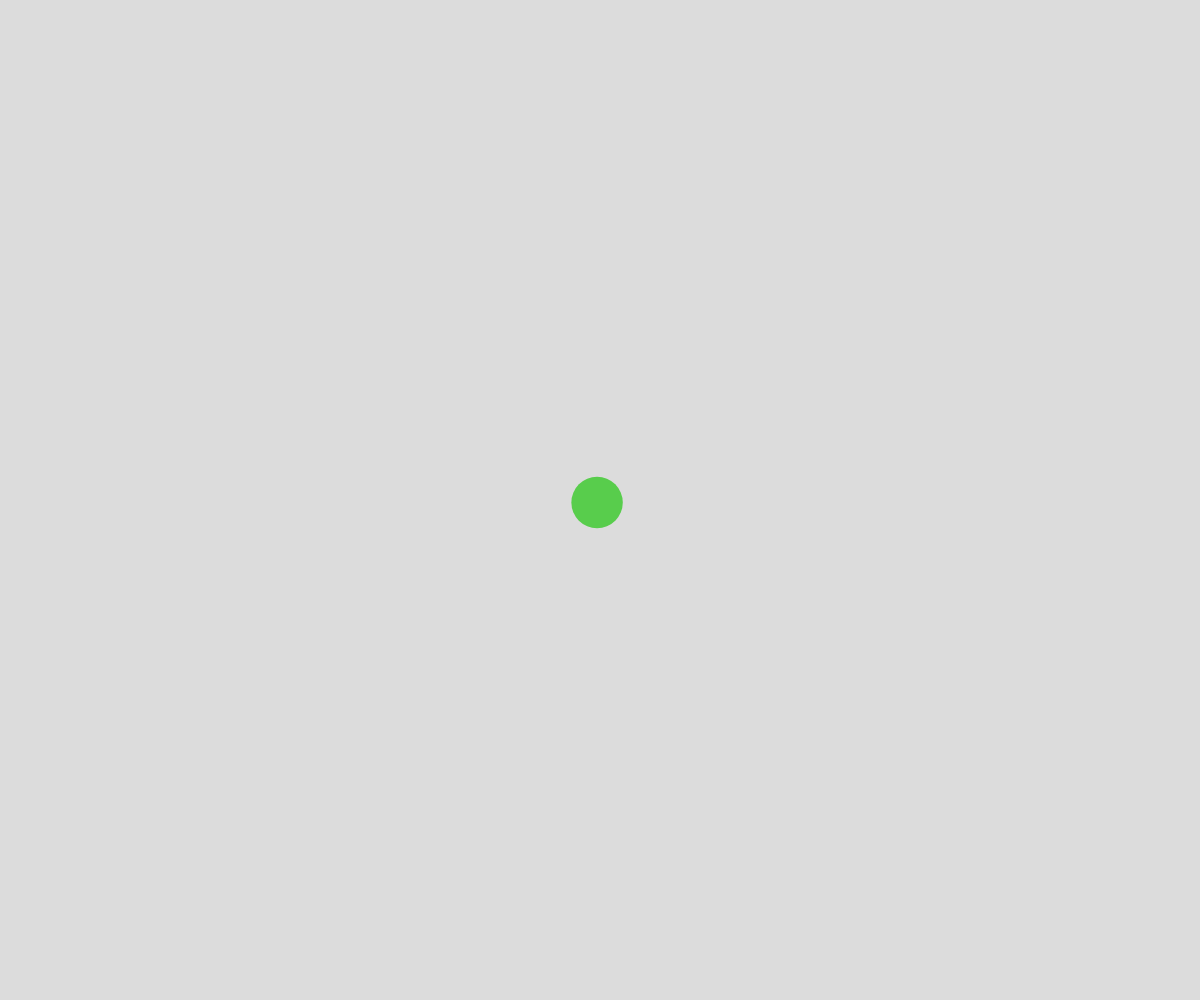
Frame 1 (no input)
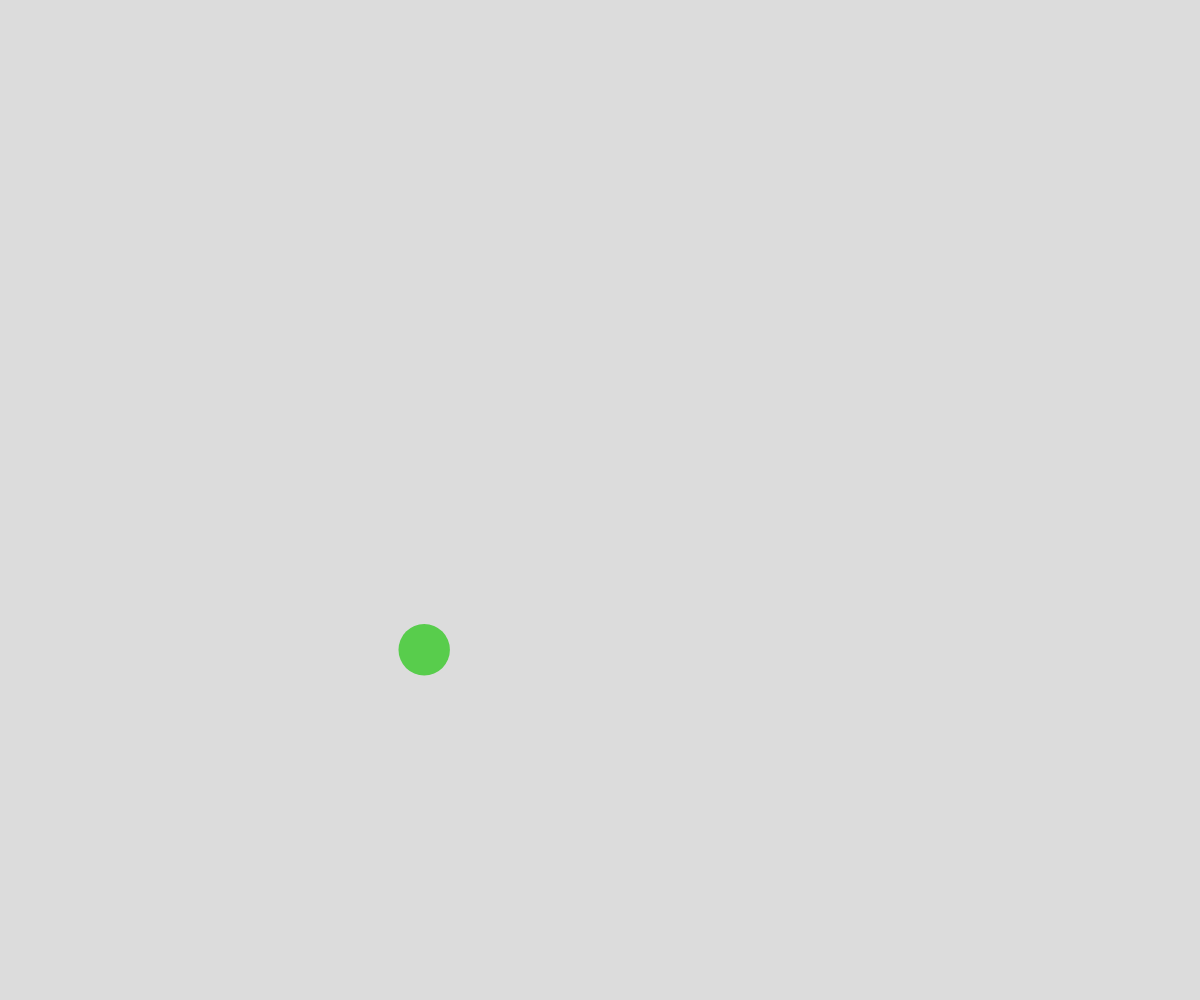
Frame 60 (no input)
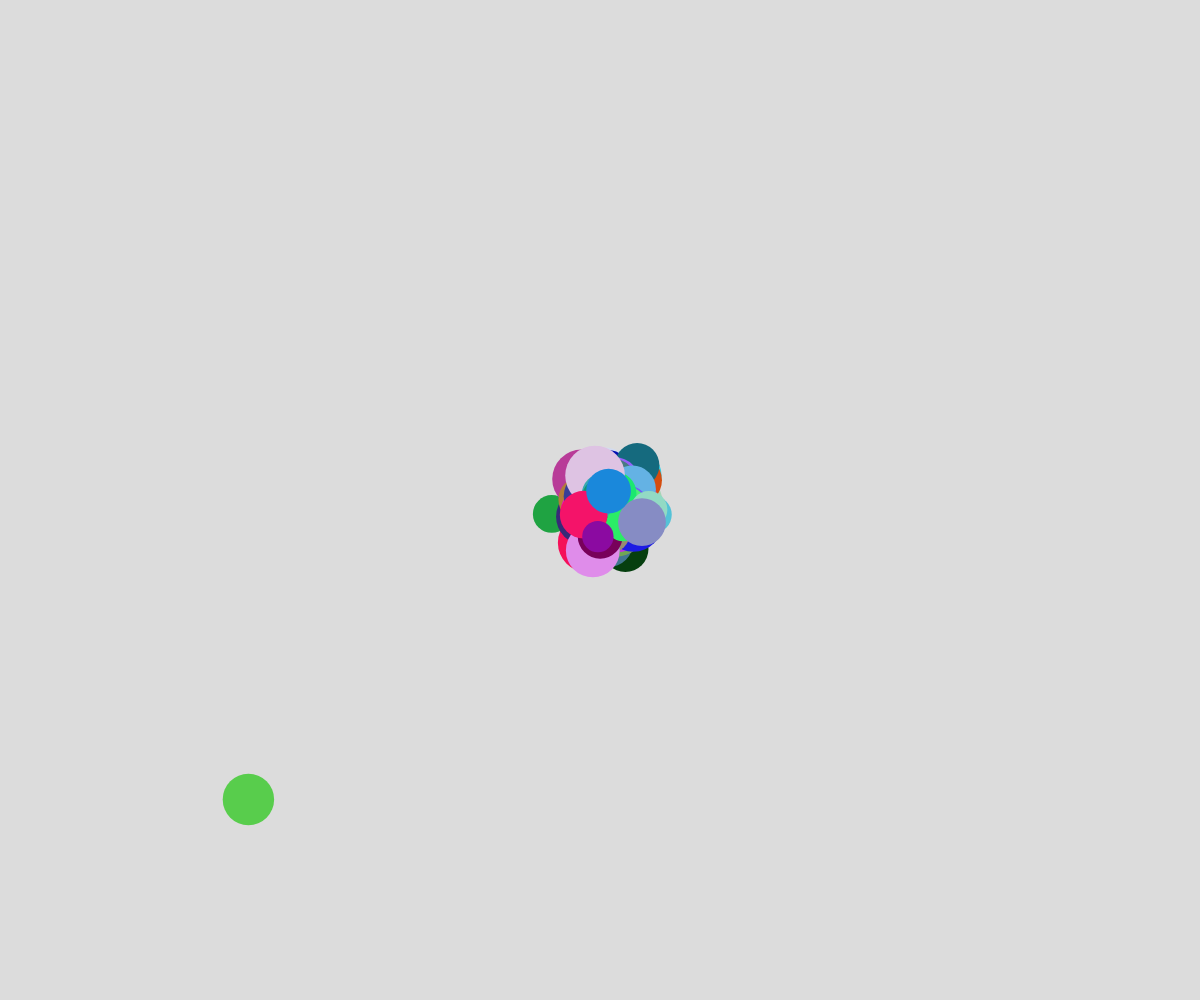
Frame 120 (the mouse pressed at the canvas centre since frame 60)

The p5.js sketch that drew these frames (run headless with seeded random() and noise() and a simulated clock; from frame 60 on, the mouse is pressed at the canvas centre):

// p5.js sketch
// ── sketch.js
// Project Title
// Your Name
// Date
//
// Extra for Experts:
// - describe what you did to take this project "above and beyond"


class Ball{
  constructor(x,y){
    this.x = x;
    this.y = y;
    this.radius = random(15,30);
    this.dx = random(-5,5);
    this.dy = random(-5,5);
    this.r = random(255);
    this.g = random(255);
    this.b = random(255);
  }

  move(){
    this.x += this. dx;
    this.y += this.dy;

    if(this.x-this.radius < 0 || this.x+this.radius > width){
      this.dx = -this.dx;
    }

    if(this.y-this.radius < 0 || this.y+this.radius > height){
      this.dy = -this.dy;
    }
  }

  display(){
    noStroke();
    fill(this.r,this.g,this.b);
    circle(this.x,this.y,this.radius*2);
  }

  bounceOff(otherBall){
    let radiiSum = this.radius + otherBall.radius;
    let distanceApart = dist(this.x,this.y,otherBall.x,otherBall.y);
    if (radiiSum > distanceApart){

      let tempX = this.dx;
      let tempY = this.dy;

      this.dx = otherBall.dx;
      this.dy = otherBall.dy;

      otherBall.dx = tempX;
      otherBall.dy = tempY;
    }
  }
}

let ballArray = [];

function setup() {
  createCanvas(windowWidth, windowHeight);
  let theBall = new Ball(width/2,height/2);
  ballArray.push(theBall);
}

function draw() {
  background(220);
  for(let someBall of ballArray){
    someBall.move();
    for(let otherBall of ballArray){
      if(someBall !== otherBall){
        someBall.bounceOff(otherBall);
      }
    }
    someBall.display();
  }
}

function mousePressed(){
  // auto clicker
  for(let x = 0; x < 100; x++){
    let theBall = new Ball(mouseX,mouseY);
    ballArray.push(theBall);
  }

  // let theBall = new Ball(mouseX,mouseY);
  // ballArray.push(theBall);
}
